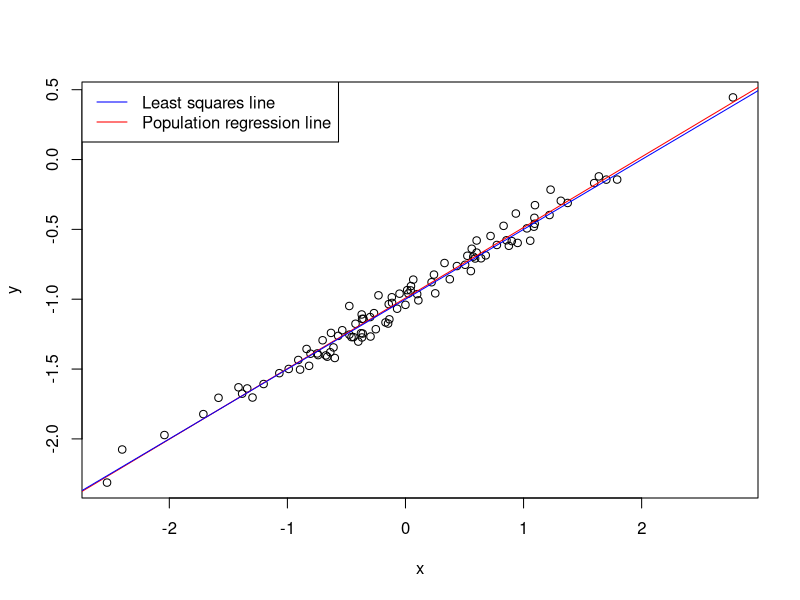

The R script that drew this image:
# Exercise 3.13(f) - Scatter plot for the given linear model
# with least squares and population regression lines

x <- rnorm(100, 0, 1)
eps <- rnorm(100, 0, 0.0625)
y <- -1.0 + 0.5 * x + eps
lm.fit <- lm(y ~ x)

pdf("ex3_13_f.pdf")
plot(x, y)
abline(lm.fit, col = "red")
abline(-1.0, 0.5, col = "blue")
legend("topleft",
  legend = c(
    "Least squares line", "Population regression line"
  ),
  col = c("blue", "red"), lwd = 1
)
